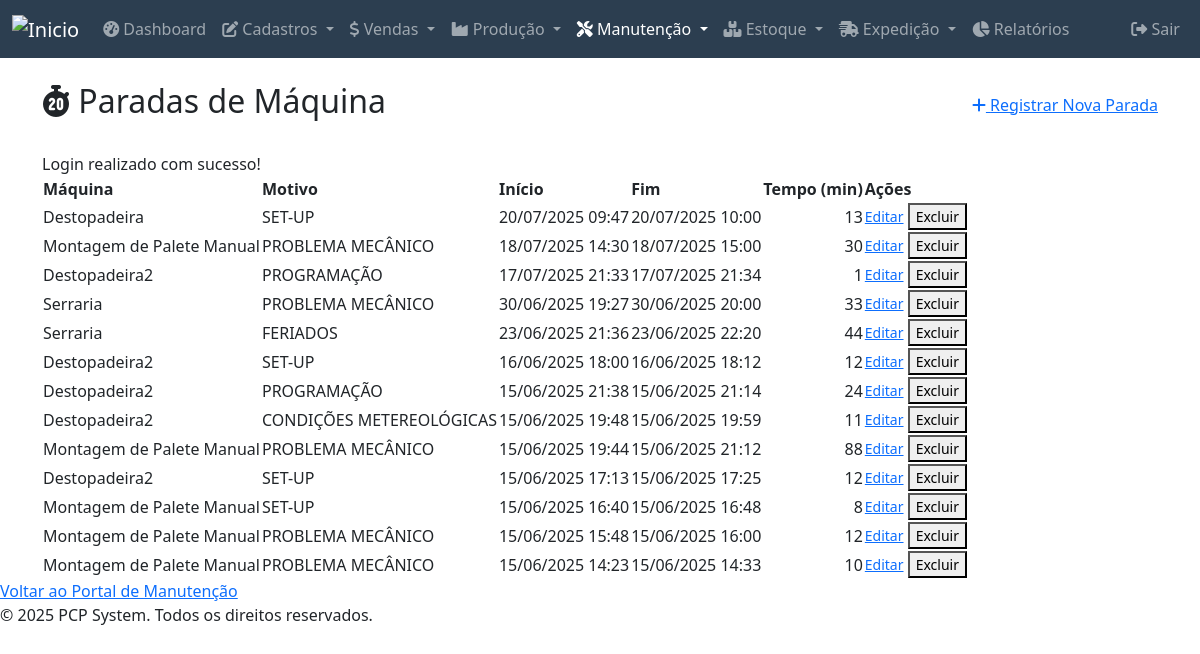
/modules/manutencao/paradas/index.php (signed in), run on the app's committed database.
### tables this page shows
CREATE TABLE `paradas_maquina` (
  `id` int(11) NOT NULL,
  `maquina_id` int(11) NOT NULL,
  `motivo_id` int(11) NOT NULL,
  `operador_id` int(11) DEFAULT NULL,
  `turno_id` int(11) DEFAULT NULL,
  `data_hora_inicio` datetime NOT NULL,
  `data_hora_fim` datetime DEFAULT NULL,
  `duracao_minutos` int(11) DEFAULT NULL COMMENT 'Duração calculada em minutos',
  `observacoes` text DEFAULT NULL,
  `created_at` timestamp NOT NULL DEFAULT current_timestamp(),
  `updated_at` timestamp NOT NULL DEFAULT current_timestamp() ON UPDATE current_timestamp(),
  `deleted_at` datetime DEFAULT NULL
);

CREATE TABLE `maquinas` (
  `id` int(11) NOT NULL,
  `nome` varchar(100) NOT NULL,
  `descricao` text DEFAULT NULL,
  `status` enum('operacional','manutencao','parada') NOT NULL DEFAULT 'operacional',
  `numero_serie` varchar(50) DEFAULT NULL,
  `tag_ativo` varchar(30) DEFAULT NULL,
  `fabricante` varchar(100) DEFAULT NULL,
  `modelo_maquina` varchar(50) DEFAULT NULL,
  `tipo_maquina` varchar(50) DEFAULT NULL,
  `localizacao` varchar(100) DEFAULT NULL,
  `data_aquisicao` date DEFAULT NULL,
  `data_ultima_manutencao` date DEFAULT NULL,
  `capacidade_hora` decimal(10,2) DEFAULT NULL,
  `unidade_capacidade` varchar(20) DEFAULT NULL,
  `deleted_at` datetime DEFAULT NULL
);

CREATE TABLE `motivos_parada` (
  `id` int(11) NOT NULL,
  `codigo` varchar(20) NOT NULL,
  `nome` varchar(100) NOT NULL,
  `descricao` text DEFAULT NULL,
  `grupo` varchar(50) DEFAULT NULL,
  `created_at` timestamp NOT NULL DEFAULT current_timestamp(),
  `updated_at` timestamp NOT NULL DEFAULT current_timestamp() ON UPDATE current_timestamp(),
  `deleted_at` datetime DEFAULT NULL
);

### public_html/modules/manutencao/paradas/index.php (the view, shortened to what this page needs)
<?php
require_once __DIR__ . '/../../../includes/header.php';
$conn = connectDB();
$sql = "SELECT
            pm.id, pm.data_hora_inicio, pm.data_hora_fim, pm.duracao_minutos,
            m.nome as maquina_nome, mp.nome as motivo_nome, o.nome as operador_nome
        FROM paradas_maquina pm
        JOIN maquinas m ON pm.maquina_id = m.id
        JOIN motivos_parada mp ON pm.motivo_id = mp.id
        LEFT JOIN operadores o ON pm.operador_id = o.id
        WHERE pm.deleted_at IS NULL
        ORDER BY pm.data_hora_inicio DESC";
$paradas = $conn->query($sql)->fetch_all(MYSQLI_ASSOC);
?>
<div class="container mt-4">
    <div class="d-flex justify-content-between align-items-center mb-4">
        <h2><i class="fas fa-stopwatch-20"></i> Paradas de Máquina</h2>
        <a href="adicionar.php" class="button add"><i class="fas fa-plus"></i> Registrar Nova Parada</a>
    </div>
    <?php if (isset($_SESSION['message'])): ?>
    <div class="message <?php echo htmlspecialchars($_SESSION['message_type']); ?>"><?php echo $_SESSION['message']; ?></div>
    <?php endif; ?>
    <table>
        <thead>
            <tr>
                <th>Máquina</th>
                <th>Motivo</th>
                <th>Início</th>
                <th>Fim</th>
                <th class="text-end">Tempo (min)</th>
                <th>Ações</th>
            </tr>
        </thead>
        <tbody>
            <?php foreach ($paradas as $parada): ?>
                <tr>
                    <td><?php echo htmlspecialchars($parada['maquina_nome']); ?></td>
                    <td><?php echo htmlspecialchars($parada['motivo_nome']); ?></td>
                    <td><?php echo date('d/m/Y H:i', strtotime($parada['data_hora_inicio'])); ?></td>
                    <td><?php echo $parada['data_hora_fim'] ? date('d/m/Y H:i', strtotime($parada['data_hora_fim'])) : 'Em aberto'; ?></td>
                    <td class="text-end"><?php echo htmlspecialchars($parada['duracao_minutos']); ?></td>
                    <td>
                        <a href="editar.php?id=<?php echo $parada['id']; ?>" class="button edit small">Editar</a>
                        <button class="button delete small" onclick="showDeleteModal('paradas_maquina', <?php echo $parada['id']; ?>)">Excluir</button>
                    </td>
                </tr>
            <?php endforeach; ?>
        </tbody>
    </table>
</div>
    <a href="../index.php" class="back-link mt-4">Voltar ao Portal de Manutenção</a>
<?php require_once __DIR__ . '/../../../includes/footer.php'; ?>

### data on the page
paradas_maquina: maquina.nome "Destopadeira", motivo.nome "SET-UP", data_hora_inicio "20/07/2025 09:47", data_hora_fim "20/07/2025 10:00", duracao_minutos "13"
paradas_maquina: maquina.nome "Montagem de Palete Manual", motivo.nome "PROBLEMA MECÂNICO", data_hora_inicio "18/07/2025 14:30", data_hora_fim "18/07/2025 15:00", duracao_minutos "30"
paradas_maquina: maquina.nome "Destopadeira2", motivo.nome "PROGRAMAÇÃO", data_hora_inicio "17/07/2025 21:33", data_hora_fim "17/07/2025 21:34", duracao_minutos "1"
paradas_maquina: maquina.nome "Serraria", motivo.nome "PROBLEMA MECÂNICO", data_hora_inicio "30/06/2025 19:27", data_hora_fim "30/06/2025 20:00", duracao_minutos "33"
paradas_maquina: maquina.nome "Serraria", motivo.nome "FERIADOS", data_hora_inicio "23/06/2025 21:36", data_hora_fim "23/06/2025 22:20", duracao_minutos "44"
paradas_maquina: maquina.nome "Destopadeira2", motivo.nome "SET-UP", data_hora_inicio "16/06/2025 18:00", data_hora_fim "16/06/2025 18:12", duracao_minutos "12"
paradas_maquina: maquina.nome "Destopadeira2", motivo.nome "PROGRAMAÇÃO", data_hora_inicio "15/06/2025 21:38", data_hora_fim "15/06/2025 21:14", duracao_minutos "24"
paradas_maquina: maquina.nome "Destopadeira2", motivo.nome "CONDIÇÕES METEREOLÓGICAS", data_hora_inicio "15/06/2025 19:48", data_hora_fim "15/06/2025 19:59", duracao_minutos "11"
paradas_maquina: maquina.nome "Montagem de Palete Manual", motivo.nome "PROBLEMA MECÂNICO", data_hora_inicio "15/06/2025 19:44", data_hora_fim "15/06/2025 21:12", duracao_minutos "88"
paradas_maquina: maquina.nome "Destopadeira2", motivo.nome "SET-UP", data_hora_inicio "15/06/2025 17:13", data_hora_fim "15/06/2025 17:25", duracao_minutos "12"
paradas_maquina: maquina.nome "Montagem de Palete Manual", motivo.nome "SET-UP", data_hora_inicio "15/06/2025 16:40", data_hora_fim "15/06/2025 16:48", duracao_minutos "8"
paradas_maquina: maquina.nome "Montagem de Palete Manual", motivo.nome "PROBLEMA MECÂNICO", data_hora_inicio "15/06/2025 15:48", data_hora_fim "15/06/2025 16:00", duracao_minutos "12"
paradas_maquina: maquina.nome "Montagem de Palete Manual", motivo.nome "PROBLEMA MECÂNICO", data_hora_inicio "15/06/2025 14:23", data_hora_fim "15/06/2025 14:33", duracao_minutos "10"

### other printed values
$_SESSION['message'] "Login realizado com sucesso!"
